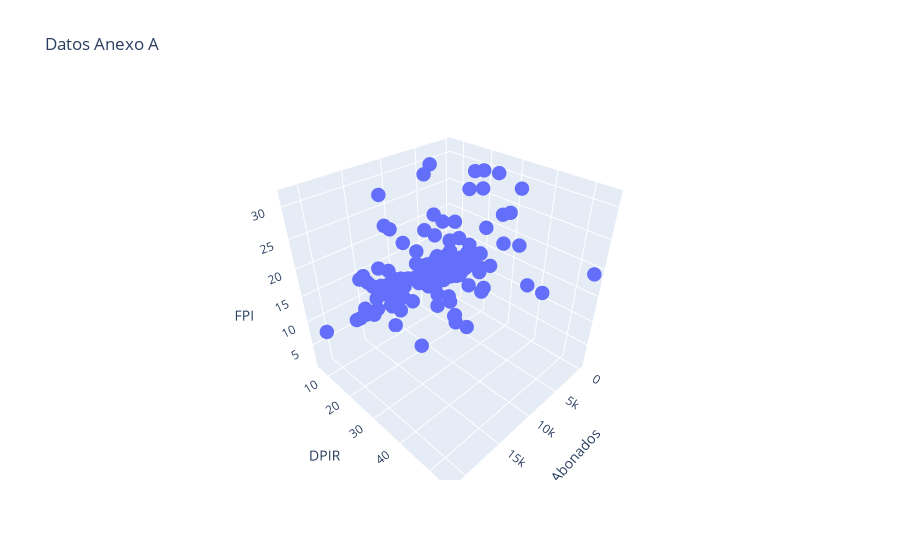

The notebook cell this image was saved under:
### Code cell
# Análisis exploratorio gráfica de los datos


fig = px.scatter_3d(datosA, x="Abonados", y="DPIR", z="FPI", title="Datos Anexo A")
fig.update_traces(
    textfont=dict(
        family="Arial",
        size=18,
        color='red' 
    ),
    marker=dict(
        size=5
    )
)
fig.show()

### Figure 1 — Plotly figure (JSON) as saved in the notebook; plotly's stock layout.template omitted (floating-point values rounded to 4 significant figures; data arrays with more than 128 entries replaced by an {"elided": "..."} marker saying what was removed)
{"data": [{"hovertemplate": "Abonados=%{x}<br>DPIR=%{y}<br>FPI=%{z}<extra></extra>", "legendgroup": "", "marker": {"color": "#636efa", "size": 5, "symbol": "circle"}, "mode": "markers", "name": "", "scene": "scene", "showlegend": false, "textfont": {"color": "red", "family": "Arial", "size": 18}, "type": "scatter3d", "x": {"elided": "133 int values"}, "y": {"elided": "133 float values"}, "z": {"elided": "133 float values"}}], "layout": {"legend": {"tracegroupgap": 0}, "scene": {"domain": {"x": [0, 1], "y": [0, 1]}, "xaxis": {"title": {"text": "Abonados"}}, "yaxis": {"title": {"text": "DPIR"}}, "zaxis": {"title": {"text": "FPI"}}}, "title": {"text": "Datos Anexo A"}}}
